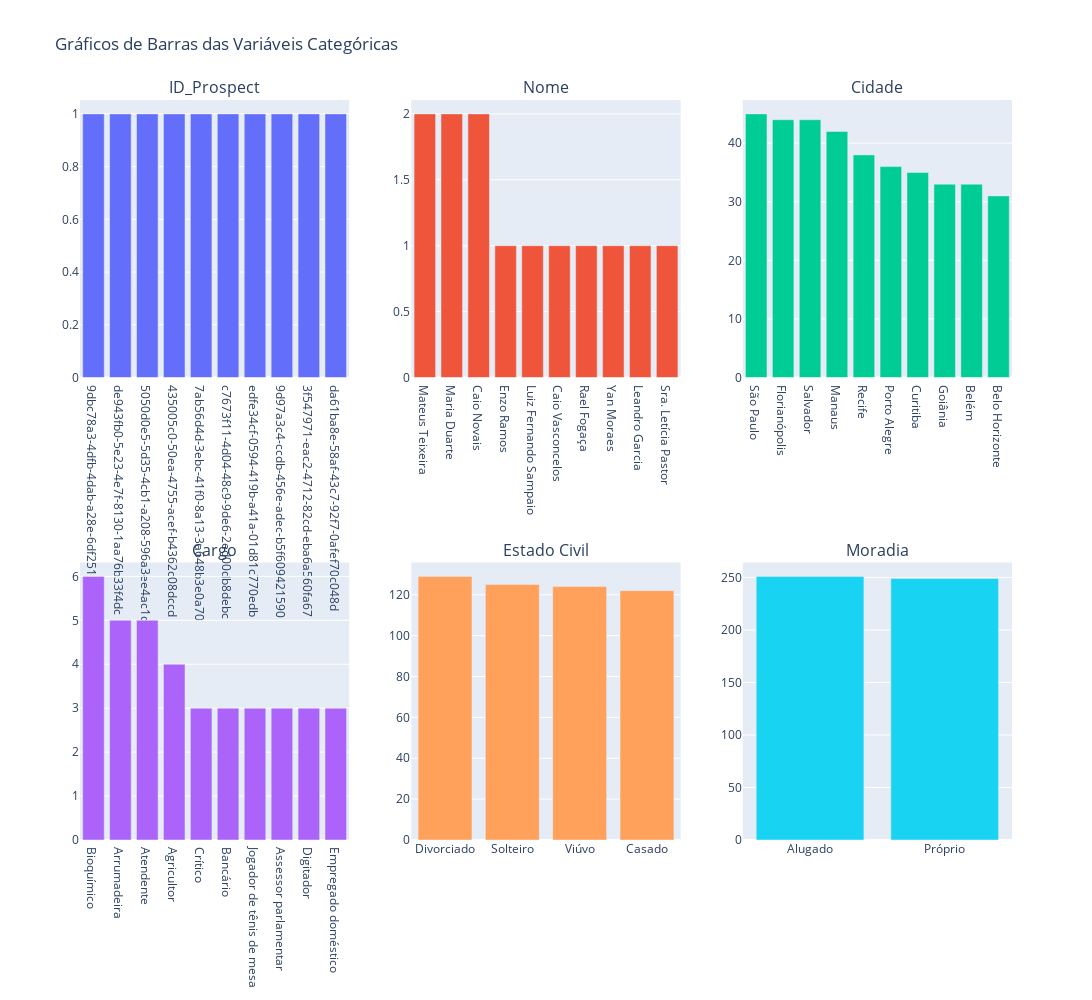

Notebook code for this chart:
### Markdown cell above
### Gráficos de barras para cada variável categórica

### Code cell
# Número de colunas desejadas
num_cols = 3

# Calcular o número de linhas necessárias
num_rows = math.ceil(len(cat_vars) / num_cols)

# Criar subplots
fig = make_subplots(rows=num_rows, cols=num_cols, subplot_titles=cat_vars)

# Adicionar gráficos de barras para cada variável categórica
for i, var in enumerate(cat_vars):
    row = (i // num_cols) + 1
    col = (i % num_cols) + 1
    fig.add_trace(
        go.Bar(
            x=df_prospects[var].value_counts().index[:10],
            y=df_prospects[var].value_counts().values[:10],
            name=var
        ),
        row=row, col=col
    )

# Atualizar layout
fig.update_layout(
    height=500*num_rows,
    width=1200,
    title_text="Gráficos de Barras das Variáveis Categóricas",
    showlegend=False
)

fig.show()

### Figure 1 — Plotly figure (JSON) as saved in the notebook; plotly's stock layout.template omitted (floating-point values rounded to 4 significant figures)
{"data": [{"name": "ID_Prospect", "type": "bar", "x": ["9dbc78a3-4dfb-4dab-a28e-6df251a55237", "de943fb0-5e23-4e7f-8130-1aa76b33f4dc", "5050d0e5-5d35-4cb1-a208-596a3ee4ac1d", "435005c0-50ea-4755-acef-b4362c08dccd", "7ab56d4d-3ebc-41f0-8a13-3a648b3e0a70", "c7673f11-4d04-48c9-9de6-2ed00db8debc", "edfe34cf-0594-419b-a41a-01d81c770edb", "9d97a3c4-ccdb-456e-adec-b5f609421590", "3f547971-eac2-4712-82cd-eba6a560fa67", "da61ba8e-58af-43c7-92f7-0afef70c048d"], "xaxis": "x", "y": [1, 1, 1, 1, 1, 1, 1, 1, 1, 1], "yaxis": "y"}, {"name": "Nome", "type": "bar", "x": ["Mateus Teixeira", "Maria Duarte", "Caio Novais", "Enzo Ramos", "Luiz Fernando Sampaio", "Caio Vasconcelos", "Rael Fogaça", "Yan Moraes", "Leandro Garcia", "Sra. Letícia Pastor"], "xaxis": "x2", "y": [2, 2, 2, 1, 1, 1, 1, 1, 1, 1], "yaxis": "y2"}, {"name": "Cidade", "type": "bar", "x": ["São Paulo", "Florianópolis", "Salvador", "Manaus", "Recife", "Porto Alegre", "Curitiba", "Goiânia", "Belém", "Belo Horizonte"], "xaxis": "x3", "y": [45, 44, 44, 42, 38, 36, 35, 33, 33, 31], "yaxis": "y3"}, {"name": "Cargo", "type": "bar", "x": ["Bioquímico", "Arrumadeira", "Atendente", "Agricultor", "Crítico", "Bancário", "Jogador de tênis de mesa", "Assessor parlamentar", "Digitador", "Empregado doméstico"], "xaxis": "x4", "y": [6, 5, 5, 4, 3, 3, 3, 3, 3, 3], "yaxis": "y4"}, {"name": "Estado Civil", "type": "bar", "x": ["Divorciado", "Solteiro", "Viúvo", "Casado"], "xaxis": "x5", "y": [129, 125, 124, 122], "yaxis": "y5"}, {"name": "Moradia", "type": "bar", "x": ["Alugado", "Próprio"], "xaxis": "x6", "y": [251, 249], "yaxis": "y6"}], "layout": {"annotations": [{"font": {"size": 16}, "showarrow": false, "text": "ID_Prospect", "x": 0.1444, "xanchor": "center", "xref": "paper", "y": 1, "yanchor": "bottom", "yref": "paper"}, {"font": {"size": 16}, "showarrow": false, "text": "Nome", "x": 0.5, "xanchor": "center", "xref": "paper", "y": 1, "yanchor": "bottom", "yref": "paper"}, {"font": {"size": 16}, "showarrow": false, "text": "Cidade", "x": 0.8556, "xanchor": "center", "xref": "paper", "y": 1, "yanchor": "bottom", "yref": "paper"}, {"font": {"size": 16}, "showarrow": false, "text": "Cargo", "x": 0.1444, "xanchor": "center", "xref": "paper", "y": 0.375, "yanchor": "bottom", "yref": "paper"}, {"font": {"size": 16}, "showarrow": false, "text": "Estado Civil", "x": 0.5, "xanchor": "center", "xref": "paper", "y": 0.375, "yanchor": "bottom", "yref": "paper"}, {"font": {"size": 16}, "showarrow": false, "text": "Moradia", "x": 0.8556, "xanchor": "center", "xref": "paper", "y": 0.375, "yanchor": "bottom", "yref": "paper"}], "height": 1000, "showlegend": false, "title": {"text": "Gráficos de Barras das Variáveis Categóricas"}, "width": 1200, "xaxis": {"anchor": "y", "domain": [0, 0.2889]}, "xaxis2": {"anchor": "y2", "domain": [0.3556, 0.6444]}, "xaxis3": {"anchor": "y3", "domain": [0.7111, 1]}, "xaxis4": {"anchor": "y4", "domain": [0, 0.2889]}, "xaxis5": {"anchor": "y5", "domain": [0.3556, 0.6444]}, "xaxis6": {"anchor": "y6", "domain": [0.7111, 1]}, "yaxis": {"anchor": "x", "domain": [0.625, 1]}, "yaxis2": {"anchor": "x2", "domain": [0.625, 1]}, "yaxis3": {"anchor": "x3", "domain": [0.625, 1]}, "yaxis4": {"anchor": "x4", "domain": [0, 0.375]}, "yaxis5": {"anchor": "x5", "domain": [0, 0.375]}, "yaxis6": {"anchor": "x6", "domain": [0, 0.375]}}}
